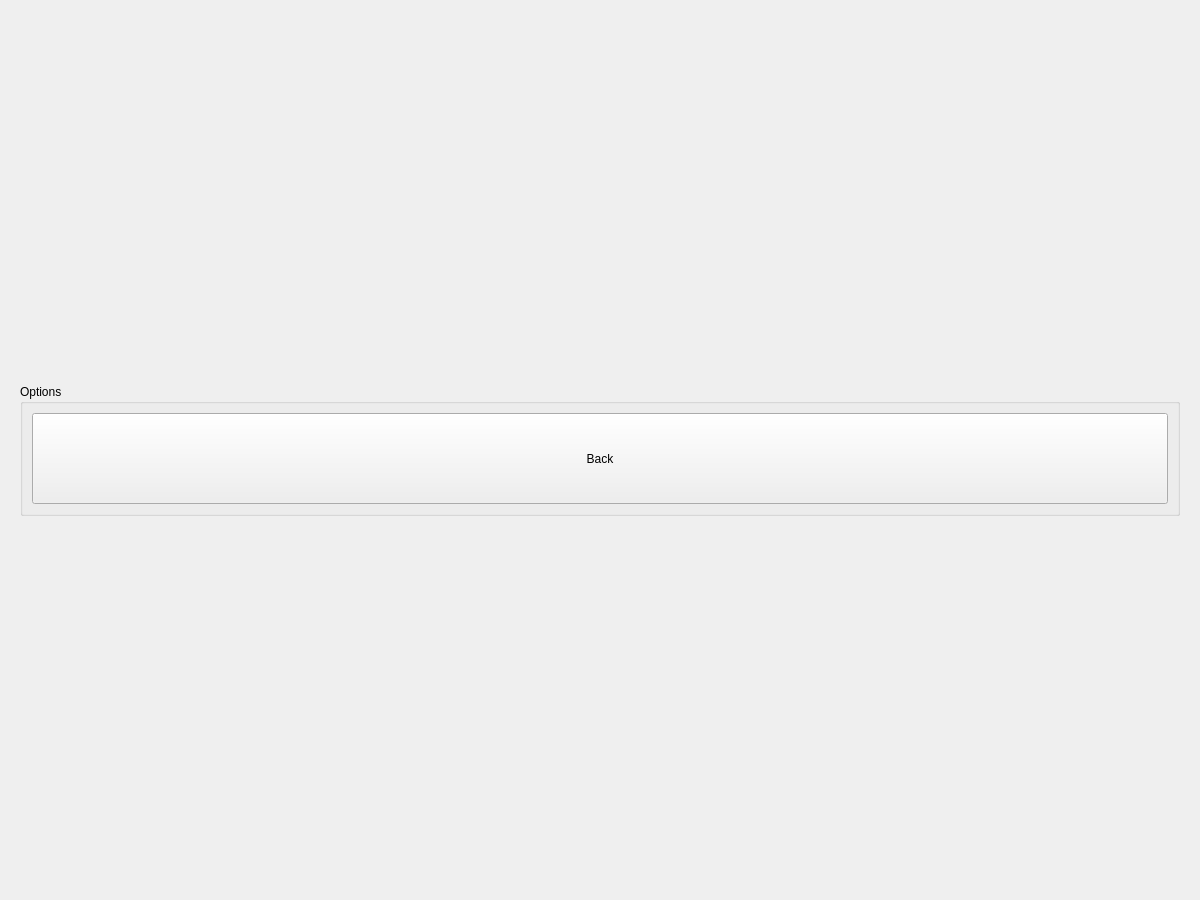
<?xml version="1.0" encoding="UTF-8"?>
<ui version="4.0">
 <class>InvoiceDetailsWindow</class>
 <widget class="QWidget" name="InvoiceDetailsWindow">
  <property name="geometry">
   <rect>
    <x>0</x>
    <y>0</y>
    <width>1200</width>
    <height>900</height>
   </rect>
  </property>
  <property name="windowTitle">
   <string>Form</string>
  </property>
  <layout class="QVBoxLayout" name="verticalLayout">
   <item>
    <widget class="QWidget" name="topPanelWidget" native="true">
     <property name="minimumSize">
      <size>
       <width>0</width>
       <height>150</height>
      </size>
     </property>
     <property name="maximumSize">
      <size>
       <width>16777215</width>
       <height>150</height>
      </size>
     </property>
     <layout class="QHBoxLayout" name="horizontalLayout">
      <item>
       <widget class="QGroupBox" name="optionsGroupBox">
        <property name="title">
         <string>Options</string>
        </property>
        <layout class="QHBoxLayout" name="horizontalLayout_2">
         <item>
          <widget class="QPushButton" name="backPushButton">
           <property name="sizePolicy">
            <sizepolicy hsizetype="Minimum" vsizetype="Expanding">
             <horstretch>0</horstretch>
             <verstretch>0</verstretch>
            </sizepolicy>
           </property>
           <property name="text">
            <string>Back</string>
           </property>
          </widget>
         </item>
        </layout>
       </widget>
      </item>
     </layout>
    </widget>
   </item>
  </layout>
 </widget>
 <resources/>
 <connections/>
</ui>
